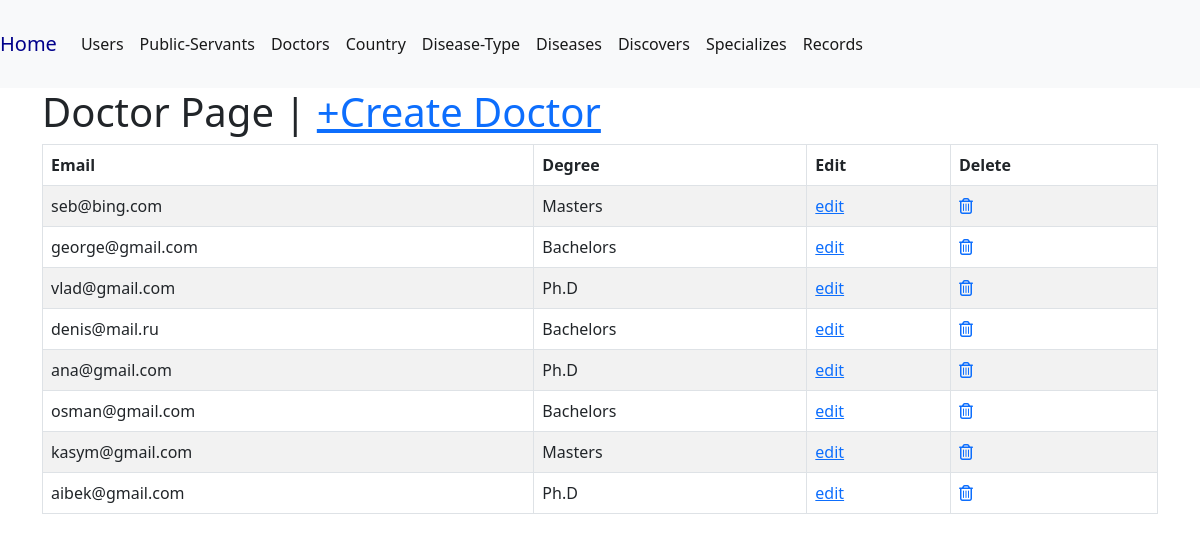
Screenshot of /doctor/ with the database file from the repository.
### data/models.py (models this page shows)
class Doctor(models.Model):
    email = models.ForeignKey(Users, on_delete=models.CASCADE, blank=False, null=False)
    degree = models.CharField(max_length=20)
    class Meta:
        db_table = 'doctor'
    def __str__(self) -> str:
        return self.email.__str__()

class Users(models.Model):
    email = models.CharField(max_length=60, blank=False, null=False)
    name = models.CharField(max_length=30, blank=False, null=False)
    surname = models.CharField(max_length=40, blank=False, null=False)
    salary = models.IntegerField(default=0, blank=False, null=False)
    phone = models.CharField(max_length=20)
    cname = models.ForeignKey(Country, on_delete=models.CASCADE, blank=False, null=False)
    class Meta:
        db_table = 'users'
        verbose_name_plural = 'users'
    def __str__(self) -> str:
        return self.email

### data/views.py (the view)
# urls.py: path('doctor/', doctor, name='doctor'),
def doctor(request):
    doctors = Doctor.objects.all()
    context = {'doctors': doctors}
    return render(request, 'read/doctor.html', context)

### templates/read/doctor.html
{% extends 'main.html' %}
{% block content %}
    <div class="container">
        <h1>Doctor Page | <a href="{% url 'create-doctor' %}">+Create Doctor</a></h1>
        <table class="table table-striped table-bordered">
            <thead class="thead-dark">
                <tr>
                    <th scope="col">Email</th>
                    <th scope="col">Degree</th>
                    <th scope="col">Edit</th>
                    <th scope="col">Delete</th>
                  </tr>
            </thead>
            {% for doctor in doctors %}
            <tr>
              <td>{{doctor}}</td>
              <td>{{doctor.degree}}</td>
              <td><a href="{% url 'update-doctor' doctor.id %}">edit</a></td>
              <td><a href="{% url 'delete-doctor' doctor.id %}"><i class="fa fa-trash-o"></i></a></td>
            </tr>
            {% endfor %}
          </table>
    </div>
{% endblock %}

### rows the page displays
Doctor: email.email "seb@bing.com", degree "Masters"
Doctor: email.email "george@gmail.com", degree "Bachelors"
Doctor: email.email "vlad@gmail.com", degree "Ph.D"
Doctor: email.email "denis@mail.ru", degree "Bachelors"
Doctor: email.email "ana@gmail.com", degree "Ph.D"
Doctor: email.email "osman@gmail.com", degree "Bachelors"
Doctor: email.email "kasym@gmail.com", degree "Masters"
Doctor: email.email "aibek@gmail.com", degree "Ph.D"
